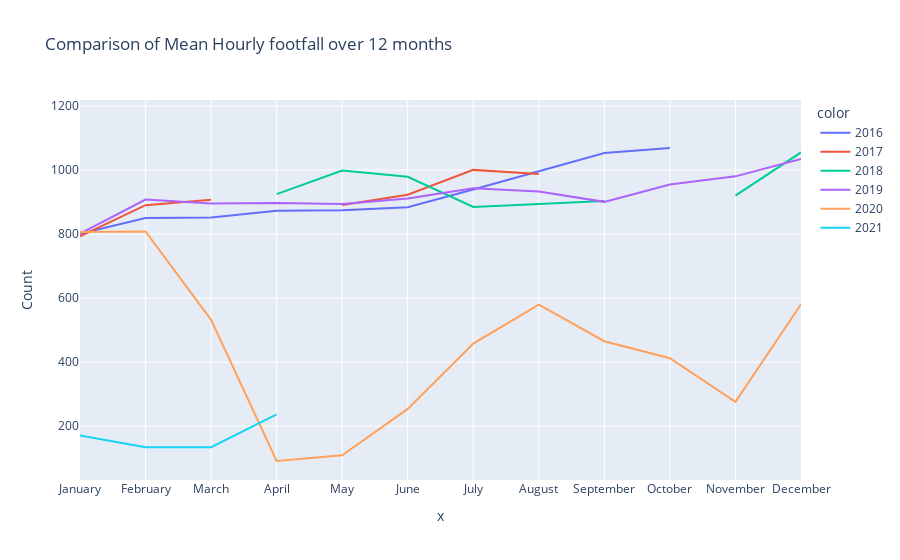

Source (notebook cell):
### Code cell
fig = px.line(monthly_mean_hourly(footfalldf,2016),
              title="Comparison of Mean Hourly footfall over 12 months",
              x=monthly_mean_hourly(footfalldf,2016).index.month_name(),
              y='Mean Hourly Footfall',
              color=monthly_mean_hourly(footfalldf,2016).index.year,
              )

fig.show()

### Figure 1 — Plotly figure (JSON) as saved in the notebook; plotly's stock layout.template omitted (floating-point values rounded to 4 significant figures)
{"data": [{"hovertemplate": "color=2016<br>x=%{x}<br>Count=%{y}<extra></extra>", "legendgroup": "2016", "line": {"color": "#636efa", "dash": "solid"}, "mode": "lines", "name": "2016", "orientation": "v", "showlegend": true, "type": "scatter", "x": ["January", "February", "March", "April", "May", "June", "July", "August", "September", "October", "November", "December"], "xaxis": "x", "y": [800.9, 849.8, 852.1, 872.8, 874.6, 883.5, 939.2, 995.8, 1053.0, 1069.0, null, 1159.0], "yaxis": "y"}, {"hovertemplate": "color=2017<br>x=%{x}<br>Count=%{y}<extra></extra>", "legendgroup": "2017", "line": {"color": "#EF553B", "dash": "solid"}, "mode": "lines", "name": "2017", "orientation": "v", "showlegend": true, "type": "scatter", "x": ["January", "February", "March", "April", "May", "June", "July", "August", "September", "October", "November", "December"], "xaxis": "x", "y": [792.9, 890.3, 907.4, null, 891.0, 923.0, 1000.0, 987.5, null, null, null, null], "yaxis": "y"}, {"hovertemplate": "color=2018<br>x=%{x}<br>Count=%{y}<extra></extra>", "legendgroup": "2018", "line": {"color": "#00cc96", "dash": "solid"}, "mode": "lines", "name": "2018", "orientation": "v", "showlegend": true, "type": "scatter", "x": ["January", "February", "March", "April", "May", "June", "July", "August", "September", "October", "November", "December"], "xaxis": "x", "y": [null, null, null, 924.7, 998.2, 978.8, 884.8, 893.5, 903.6, null, 920.1, 1055.0], "yaxis": "y"}, {"hovertemplate": "color=2019<br>x=%{x}<br>Count=%{y}<extra></extra>", "legendgroup": "2019", "line": {"color": "#ab63fa", "dash": "solid"}, "mode": "lines", "name": "2019", "orientation": "v", "showlegend": true, "type": "scatter", "x": ["January", "February", "March", "April", "May", "June", "July", "August", "September", "October", "November", "December"], "xaxis": "x", "y": [801.0, 907.9, 895.5, 897.3, 893.9, 911.3, 943.4, 932.7, 900.6, 955.0, 980.3, 1034.0], "yaxis": "y"}, {"hovertemplate": "color=2020<br>x=%{x}<br>Count=%{y}<extra></extra>", "legendgroup": "2020", "line": {"color": "#FFA15A", "dash": "solid"}, "mode": "lines", "name": "2020", "orientation": "v", "showlegend": true, "type": "scatter", "x": ["January", "February", "March", "April", "May", "June", "July", "August", "September", "October", "November", "December"], "xaxis": "x", "y": [806.3, 808.1, 531.9, 91.06, 109.0, 253.8, 457.9, 579.3, 465.2, 411.9, 275.6, 580.6], "yaxis": "y"}, {"hovertemplate": "color=2021<br>x=%{x}<br>Count=%{y}<extra></extra>", "legendgroup": "2021", "line": {"color": "#19d3f3", "dash": "solid"}, "mode": "lines", "name": "2021", "orientation": "v", "showlegend": true, "type": "scatter", "x": ["January", "February", "March", "April"], "xaxis": "x", "y": [170.8, 134.3, 134.0, 236.5], "yaxis": "y"}], "layout": {"legend": {"title": {"text": "color"}, "tracegroupgap": 0}, "title": {"text": "Comparison of Mean Hourly footfall over 12 months"}, "xaxis": {"anchor": "y", "domain": [0, 1], "title": {"text": "x"}}, "yaxis": {"anchor": "x", "domain": [0, 1], "title": {"text": "Count"}}}}
